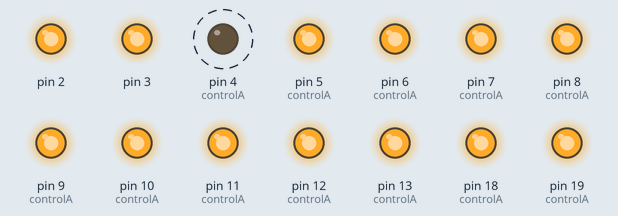
This sketch was run on a simulated Arduino Mega 2560, built with avr-gcc and run on an emulated ATmega2560. Parts: output pins drawn as LEDs (lit = HIGH). Dashed ring = blinking. Random numbers use the default seed unless the sketch sets one.

Above: at 0.5 s.
Timing chart, 0 to 4.6 s (numbered marks = the images above):
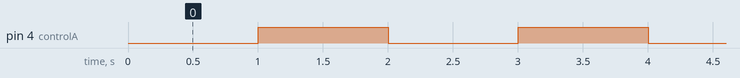

The sketch:

controlB_v10_pintest.ino
```cpp
;//#define DEBUG
#define PUBLISH_DELTA 10
//variables

bool isCapturingA = false;
bool isCapturingB = false;

byte indexB = 0;
uint8_t indexA = 0;

// array to hold xbee frame 0x92 excluding header byte
char inDataA[22];
char inDataB[22];
unsigned long AD1;
unsigned long AD2;
unsigned long noses[4];  // array to hold 13 values for nose information
unsigned long store_noses[4];
int calib_noses[4];
int calib_nose_times[4];
int nose_switches[4];

int switchOff1 = 0;
int switchOff2 = 0;


unsigned long mouths[4];  // array to hold 13 values for mouth information
unsigned long store_mouths[4];
//unsigned long calib_mouths[13];
int calib_mouths[4];
int calib_mouth_times[4];
int mouth_switches[4];

int controlA[4][4] = { {4,5,6,7},{8,9,10,11},{12,13,18,19},{20,21,22,23} };

int scramble_check[4][4] = { {0,0,0,0},{0,0,0,0},{0,0,0,0},{0,0,0,0} };

int list[] = { 4,5,6,7,8,9,10,11,12,13,18,19,20,21,22,23 };

const size_t n = sizeof(list) / sizeof(list[0]);


//int controlB[5][4] = { {24,25,26,27},{28,29,30,31},{32,33,34,35},{36,37,38,39},{40,41,42,43} };
long lastDebounceTime = 0;
long timeline = 0;
long timestructure = 4;
int timeswitch = 0;

long maxi = 525;
long mini = 475;

unsigned long publishTime = 0;


//int controlB[5];
void setup() {
    // start serial
  Serial2.begin(9600);
  Serial.begin(9600);
  //Serial1.begin;
  //Serial2.begin;

  Serial3.begin(9600);

    // set digital outputs
  for (int i = 0; i < 26; i++)
  {
    if ( i > 1 ) {
    if ( i < 14 || i > 17 ) {
    pinMode(i, OUTPUT);
    digitalWrite(i, HIGH);
    }
    }
  }
  //publishTime = millis() + PUBLISH_DELTA;
}

void loop() {
 //unsigned long delta = millis();
  // publish values after PUBLISH_DELTA ms have passed

/*
     while(Serial2.available() > 0 )
  {
     Serial.print("Serial 2 available");
    //char inCharA = Serial3.read();
  }
*/

while ( true )
  {
  digitalWrite(4, LOW);
  delay(1000);
  digitalWrite(4, HIGH);
  delay(1000);
  };

//FIRST CONTROLLER
      while(Serial3.available() > 0 )
  {
     //Serial.print("Serial 3 available");
    char inCharA = Serial3.read();


  //Serial.print(indexA);

    // scan for begin of command character
    // start capturing, we only capture 2 following bytes (id, val)
    if ( (uint8_t)inCharA == 0x7E && indexA == 0) {


         //Serial.print("start");
         //Serial.print(" ");

      //Serial.print("0x7E");
      //Serial.print(" ");
      isCapturingA = true; continue; }

// als we aan het capturen zijn
if (isCapturingA)
    {


switch ( (uint8_t)inCharA )
      {
        // received start code in middle of message
        // discard what we've captured so far
        case 0x7E:
        {

           //Serial.print("escape 0x7E");
           //Serial.print(" ");
           isCapturingA = false;
           indexA = 0;
           continue;

  //empty incoming serial buffers
  while(Serial3.available() > 0) {
    char t = Serial3.read();
  }

  while(Serial.available() > 0) {
    char t = Serial.read();
  }
           delay(100);
        }
        // received a valid character
        default:
        {

            //Serial.print(inCharA, HEX);
            //Serial.print(" ");

        if ( (uint8_t)inCharA != 0x7E ) {
                 inDataA[indexA] = inCharA; // Store it
            }
            else {

              //Serial.print("end");
              //Serial.print(" ");
              isCapturingA = false;
              // reset for next command
              indexA = 0;
              // parse command
              //parseSerialA();


  while(Serial3.available() > 0) {
    char t = Serial3.read();
  }

  while(Serial.available() > 0) {
    char t = Serial.read();
  }
            }


            indexA++;


            // check if we're at end of command
            if (indexA > 22) {

              //Serial.print("end");
             // Serial.print(" ");
              isCapturingA = false;
              // reset for next command
              indexA = 0;
              // parse command
              parseSerialA();


  while(Serial3.available() > 0) {
    char t = Serial3.read();
  }

  while(Serial.available() > 0) {
    char t = Serial.read();
  }

            }


        }
      }
    }
  } // end serial whilex


//SECOND CONTROLLER
while(Serial2.available() > 0 )
  {
     //Serial.print("Serial 2 available");
    char inCharB = Serial2.read();
    //Serial.print(inCharB, HEX);
    //Serial.print("   ");
    //Serial.print(indexB);


    // scan for begin of command character
    // start capturing, we only capture 2 following bytes (id, val)
    if ( (uint8_t)inCharB == 0x7E && indexB == 0) {


     //Serial.print("start B");
     //Serial.print(" ");

      //Serial.print("0x7E");
      //Serial.print(" ");
      isCapturingB = true; continue; }

// als we aan het capturen zijn
if (isCapturingB)
    {
     //Serial.print("capturing");

switch ( (uint8_t)inCharB )
      {
        // received start code in middle of message
        // discard what we've captured so far
        case 0x7E:
        {

           //Serial.print("escape 0x7E -- B");
           //Serial.print(" ");
           isCapturingB = false;
           indexB = 0;
           continue;

  //empty incoming serial buffers
  while(Serial2.available() > 0) {
    char t = Serial2.read();
  }

  while(Serial.available() > 0) {
    char t = Serial.read();
  }
           delay(100);
        }
        // received a valid character
        default:
        {

            //Serial.print(inCharA, HEX);
            //Serial.print(" ");

        if ( (uint8_t)inCharB != 0x7E ) {
                 inDataB[indexB] = inCharB; // Store it
            }
            else {
              /*
              Serial.print("end");
              Serial.print(" "); */
              isCapturingB = false;
              // reset for next command
              indexB = 0;
              // parse command
              //parseSerialA();


  while(Serial2.available() > 0) {
    char t = Serial2.read();
  }

  while(Serial.available() > 0) {
    char t = Serial.read();
  }
            }


            indexB++;
            //Serial.print(indexB);
            //Serial.print(" ");


            // check if we're at end of command
            if (indexB > 22) {
              //indexB = 0;

              //Serial.print("end");
              //Serial.print(" ");

              isCapturingB = false;
              // reset for next command
              indexB = 0;
              // parse command
              parseSerialB();


  while(Serial2.available() > 0) {
    char t = Serial2.read();
  }

  while(Serial.available() > 0) {
    char t = Serial.read();
  }

            }


        }
      }
    }
  }

actionA();


//SCRAMBLE TIJD in MILLISECONDEN:
timeline = millis() % 55400;
if ( timeline == 0 )
{

//Serial.print("BANG");
//Serial.println(millis());

timeswitch = 1;

if ( timestructure == 4 )
    {
      timestructure = 0;
    }
else {
  timestructure = timestructure + 1;
}

//Serial.print(" timestructure : ");
//Serial.println(timestructure);

if ( timeswitch == 1 ) {


//switch off notes of previous configuration
 for (int x = 0; x < 4; x++ ) {
      for (int y = 0; y < 4; y++ ) {
        if ( scramble_check[x][y] == 1 ) {
          digitalWrite(controlA[x][y],HIGH);
          scramble_check[x][y] = 0;
          //Serial.print("switched off  :  ");
          //Serial.println(x); Serial.print("    "); Serial.println(y); Serial.print("    ");
        }
      }
  }

if ( timestructure == 0 )
    {


    int list[] = { 4,5,6,7,8,9,10,11,12,13,18,19,20,21,22,23 };
    Serial.print("CHROMATIC");
    timeswitch = 0;
    }
    else
    {
    Serial.print("SCRAMBLE");

    for (size_t i = 0; i < n - 1; i++)
{
    size_t j = random(0, n - i);

    int t = list[i];
    list[i] = list[j];
    list[j] = t;
}
      timeswitch = 0;
    }

  //check what relays are on and switch them off

  controlA[0][0] = list[0];
  controlA[0][1] = list[1];
  controlA[0][2] = list[2];
  controlA[0][3] = list[3];

  controlA[1][0] = list[4];
  controlA[1][1] = list[5];
  controlA[1][2] = list[6];
  controlA[1][3] = list[7];


  controlA[2][0] = list[8];
  controlA[2][1] = list[9];
  controlA[2][2] = list[10];
  controlA[2][3] = list[11];

  controlA[3][0] = list[12];
  controlA[3][1] = list[13];
  controlA[3][2] = list[14];
  controlA[3][3] = list[15];

  delay(1);

}


}


//while(Serial3.available()>0) Serial3.read();
//flush_receive();
//lastDebounceTime = millis();


}
```

ActionA.ino
```cpp
void actionA()
{
  for (int i = 0; i < 4; i++)
  {

//Serial.println(calib_nose_times[7]);
//noses
     if ( calib_nose_times[i] != 1 ) {
      //Serial.print("check if serial 3 is available  ");

     if ( i < 3 ) {
     if (Serial3.available()) {

        //Serial.print("    Serial 3 available");
      //if ( calib_noses[7] == 0 )
         { if ( noses[i] > 50 ) {
          //delay(100);
          calib_noses[i] = noses[i];
          //print noses

          Serial.print("calib nose  ");
          Serial.println(i);
          Serial.print(" : ");
          Serial.println(calib_noses[i]);
          Serial.print("    ");

          calib_nose_times[i] = 1;

         }
        }
    }
     }


     if ( i > 2 ) {
     {
       if (Serial2.available()) {

        //Serial.print("    Serial 3 available");
      //if ( calib_noses[7] == 0 )
         { if ( noses[i] > 50 ) {
          //delay(100);
          calib_noses[i] = noses[i];
          //print noses

          Serial.print("calib nose  ");
          Serial.println(i);
          Serial.print(" : ");
          Serial.println(calib_noses[i]);
          Serial.print("    ");

          calib_nose_times[i] = 1;

         }
        }
    }


     }
     }


     }


if ( calib_nose_times[i] == 1 ) {
store_noses[i] = (noses[i] - calib_noses[i])+500;

//Serial.println(store_noses[i]);

if ( store_noses[i] < maxi && store_noses[i] > mini )
   {
    if ( nose_switches[i] != 1 ) {


     if ( scramble_check[i][0] == 1 ) {
     //Serial.println(store_noses[i]);
     digitalWrite(controlA[i][0],HIGH);
     scramble_check[i][0] = 0;
     }

     if ( scramble_check[i][1] == 1 ) {
     digitalWrite(controlA[i][1],HIGH);
     scramble_check[i][1] = 0;
     }

     //digitalWrite(10,LOW);
     //Serial.print("up");
    Serial.print(" nose :");
     Serial.println(i);
    Serial.print("  midden");
    nose_switches[i] = 1;
    }

   }
   else
   {


      if ( store_noses[i] > (maxi-1) ) {

    if ( nose_switches[i] != 2 ) {

      if ( scramble_check[i][0] == 0 ) {
      digitalWrite(controlA[i][0],LOW);
      scramble_check[i][0] = 1;
      }

      if ( scramble_check[i][1] == 1 ) {
      digitalWrite(controlA[i][1],HIGH);
      scramble_check[i][1] = 0;
      }

     //digitalWrite(10,HIGH);
    Serial.print(" nose :");
     Serial.println(i);
    Serial.print("  hoog");
    nose_switches[i] = 2;
    }
     }

     //zuigen
     if ( store_noses[i] < (mini+1) ) {

    if ( nose_switches[i] != 3 ) {


    if ( scramble_check[i][1] == 0 ) {
    digitalWrite(controlA[i][1],LOW);
    scramble_check[i][1] = 1;
    }

    if ( scramble_check[i][0] == 1 ) {
     digitalWrite(controlA[i][0],HIGH);
    scramble_check[i][0] = 0;
    }

     Serial.print(" nose :");
     Serial.println(i);
    Serial.print("  laag");
     //digitalWrite(10,HIGH);
    nose_switches[i] = 3;
    }

     }
    }
 }

  //mouth
      if ( calib_mouth_times[i] != 1 ) {


       if ( i < 3 ) {
     if (Serial3.available()) {


      //if ( calib_noses[7] == 0 )
         { if ( mouths[i] > 50 ) {
          //delay(100);
          calib_mouths[i] = mouths[i];
          //print mouths

          Serial.print("calib mouth  ");
          Serial.println(i);
          Serial.print(" : ");
          Serial.println(calib_mouths[i]);
          Serial.print("    ");

          calib_mouth_times[i] = 1;

         }
        }
    }
       }


       if ( i > 2 )
       {
          if (Serial2.available()) {


      //if ( calib_noses[7] == 0 )
         { if ( mouths[i] > 50 ) {
          //delay(100);
          calib_mouths[i] = mouths[i];
          //print mouths

          Serial.print("calib mouth  ");
          Serial.println(i);
          Serial.print(" : ");
          Serial.println(calib_mouths[i]);
          Serial.print("    ");

          calib_mouth_times[i] = 1;

         }
        }
    }

       }


     }

if ( calib_mouth_times[i] == 1 ) {
store_mouths[i] = (mouths[i] - calib_mouths[i])+500;

//Serial.println(store_mouths[i]);

if ( store_mouths[i] < maxi && store_mouths[i] > mini)
   {

    if ( mouth_switches[i] != 1 ) {

     if ( scramble_check[i][2] == 1 ) {
     digitalWrite(controlA[i][2],HIGH);
     scramble_check[i][2] = 0;
     }
     if ( scramble_check[i][3] == 1 ) {
     digitalWrite(controlA[i][3],HIGH);
     scramble_check[i][3] = 0;
     }

     Serial.print(" mouth :");
     Serial.println(i);
    Serial.print("  midden");
     //digitalWrite(10,LOW);
     //Serial.print("up");
    mouth_switches[i] = 1;
    }
   }
else
   {


      if ( store_mouths[i] > (maxi-1) ) {

      if ( mouth_switches[i] != 2 ) {

      if ( scramble_check[i][2] == 0 ) {
      digitalWrite(controlA[i][2],LOW);
      scramble_check[i][2] = 1;
      }

      if ( scramble_check[i][3] == 1 ) {
      digitalWrite(controlA[i][3],HIGH);
      scramble_check[i][3] = 0;
      }

      Serial.print(" mouth :");
     Serial.println(i);
    Serial.print("  hoog");
     //digitalWrite(10,HIGH);
      mouth_switches[i] = 2;
      }
     }

     //zuigen
     if ( store_mouths[i] < (mini+1) ) {
      if ( mouth_switches[i] != 3 ) {

     if ( scramble_check[i][2] == 1 ) {
     digitalWrite(controlA[i][2],HIGH);
     scramble_check[i][2] = 0;
     }

     if ( scramble_check[i][3] == 0 ) {
      digitalWrite(controlA[i][3],LOW);
      scramble_check[i][3] = 1;
     }

      Serial.print(" mouth :");
     Serial.println(i);
    Serial.print("  laag");

     //digitalWrite(10,HIGH);
      mouth_switches[i] = 3;
      }
     }
    }
 }


 }
}
```

Aparser.ino
```cpp
void parseSerialA()
{
  uint8_t length_MSB  = inDataA[0];  // typical 0x00
  uint8_t length_LSB  = inDataA[1];  // length of frame
  uint8_t frame       = inDataA[2];  // typical 0x92 data sample
  uint8_t SH1         = inDataA[3];  // typical 0x00 xbee address MSB
  uint8_t SH2         = inDataA[4];  // typical 0x13 xbee address
  uint8_t SH3         = inDataA[5];  // typical 0xA2 xbee address
  uint8_t SH4         = inDataA[6];  // typical 0x00 xbee address LSB
  uint8_t SL1         = inDataA[7];  // source xbee address MSB
  uint8_t SL2         = inDataA[8];  // source xbee address
  uint8_t SL3         = inDataA[9];  // source xbee address
  uint8_t SL4         = inDataA[10]; // source xbee address LSB
  uint8_t MY1         = inDataA[11]; // source network address MSB
  uint8_t MY2         = inDataA[12]; // source network address LSB
  uint8_t recv_opt    = inDataA[13]; // receive options
  uint8_t samples     = inDataA[14]; // samplesets - defaults always to 01
  uint8_t D_mask1     = inDataA[15]; // digital channel mask MSB
  uint8_t D_mask2     = inDataA[16]; // digital channel mask LSB
  uint8_t A_mask      = inDataA[17]; // analog channel mask
  uint8_t AD1_MSB     = inDataA[18]; // data sample MSB from AD1
  uint8_t AD1_LSB     = inDataA[19]; // data sample LSB from AD1
  uint8_t AD2_MSB     = inDataA[20]; // data sample MSB from AD2
  uint8_t AD2_LSB     = inDataA[21]; // data sample LSB from AD2

  // assigning sample values to corresponding sources in arrays 'noses' and 'mouths'
  AD1 = AD1_LSB + (AD1_MSB * 256);
  AD2 = AD2_LSB + (AD2_MSB * 256);

/*
    if (SL1 == 0x40 && SL2 == 0xB4 && SL3 == 0x51 && SL4 == 0x83)
    {

      noses[0] = AD1;
      mouths[0] = AD2;
    }
  if (SL1 == 0x40 && SL2 == 0xAB && SL3 == 0xB7 && SL4 == 0xA4)
    {
      noses[1] = AD1;
      mouths[1] = AD2;
    }
 if (SL1 == 0x40 && SL2 == 0xC8 && SL3 == 0xB4 && SL4 == 0x77)
    {
      noses[2] = AD1;
      mouths[2] = AD2;
    }
    */

    if (SL1 == 0x40 && SL2 == 0xB0 && SL3 == 0xB4 && SL4 == 0xE4)
    {
      noses[0] = AD1;
      mouths[0] = AD2;
    }

  if (SL1 == 0x40 && SL2 == 0xAB && SL3 == 0xB9 && SL4 == 0xE2)
    {
      noses[1] = AD1;
      mouths[1] = AD2;
    }
  if (SL1 == 0x40 && SL2 == 0xAB && SL3 == 0xBA && SL4 == 0x2D)
    {
     //Serial.println(AD1);
      noses[2] = AD1;
       //noses[7] = AD1;
      mouths[2] = AD2;
    }
    /*
  if (SL1 == 0x40 && SL2 == 0xAF && SL3 == 0x68 && SL4 == 0x68)
    {
      noses[3] = AD1;
      mouths[3] = AD2;
    }
  if (SL1 == 0x40 && SL2 == 0xB4 && SL3 == 0x51 && SL4 == 0x7B)
    {
      noses[4] = AD1;
      mouths[4] = AD2;
    }


  if (SL1 == 0x40 && SL2 == 0xB0 && SL3 == 0xB4 && SL4 == 0xE4)
    {
      noses[0] = AD1;
      mouths[0] = AD2;
    }

  if (SL1 == 0x40 && SL2 == 0xAF && SL3 == 0x69 && SL4 == 0x11)
    {
      noses[0] = AD1;
      mouths[0] = AD2;
    }

  if (SL1 == 0x40 && SL2 == 0xAB && SL3 == 0xB9 && SL4 == 0xE2)
    {
      noses[1] = AD1;
      mouths[1] = AD2;
    }
  if (SL1 == 0x40 && SL2 == 0xAB && SL3 == 0xBA && SL4 == 0x2D)
    {
     //Serial.println(AD1);
      noses[2] = AD1;
       //noses[7] = AD1;
      mouths[2] = AD2;
    }

  if (SL1 == 0x40 && SL2 == 0xAD && SL3 == 0xD0 && SL4 == 0x91)
    {
      noses[3] = AD1;
      mouths[3] = AD2;
    }
  if (SL1 == 0x40 && SL2 == 0xAB && SL3 == 0xB9 && SL4 == 0x48)
    {
      noses[4] = AD1;
      mouths[4] = AD2;
    }


  if (SL1 == 0x40 && SL2 == 0xAD && SL3 == 0x58 && SL4 == 0x52)
    {
      noses[10] = AD1;
      mouths[10] = AD2;
    }
  if (SL1 == 0x40 && SL2 == 0xB4 && SL3 == 0x51 && SL4 == 0x6C)
    {
      noses[11] = AD1;
      mouths[11] = AD2;
    }
  if (SL1 == 0x40 && SL2 == 0x69 && SL3 == 0x6F && SL4 == 0x04)
    {
      noses[12] = AD1;
      mouths[12] = AD2;
    }
    */

//#ifdef DEBUG
//#endif
}
```

flush_receive.ino
```cpp
void flush_receive()
{

while(Serial3.available())
  Serial3.read();

}
```

Source omitted: Bparser.ino (3306 bytes)

Measured:
- by itself, pin 4 (controlA): alternates HIGH for 1.0 s and LOW for 1.0 s
